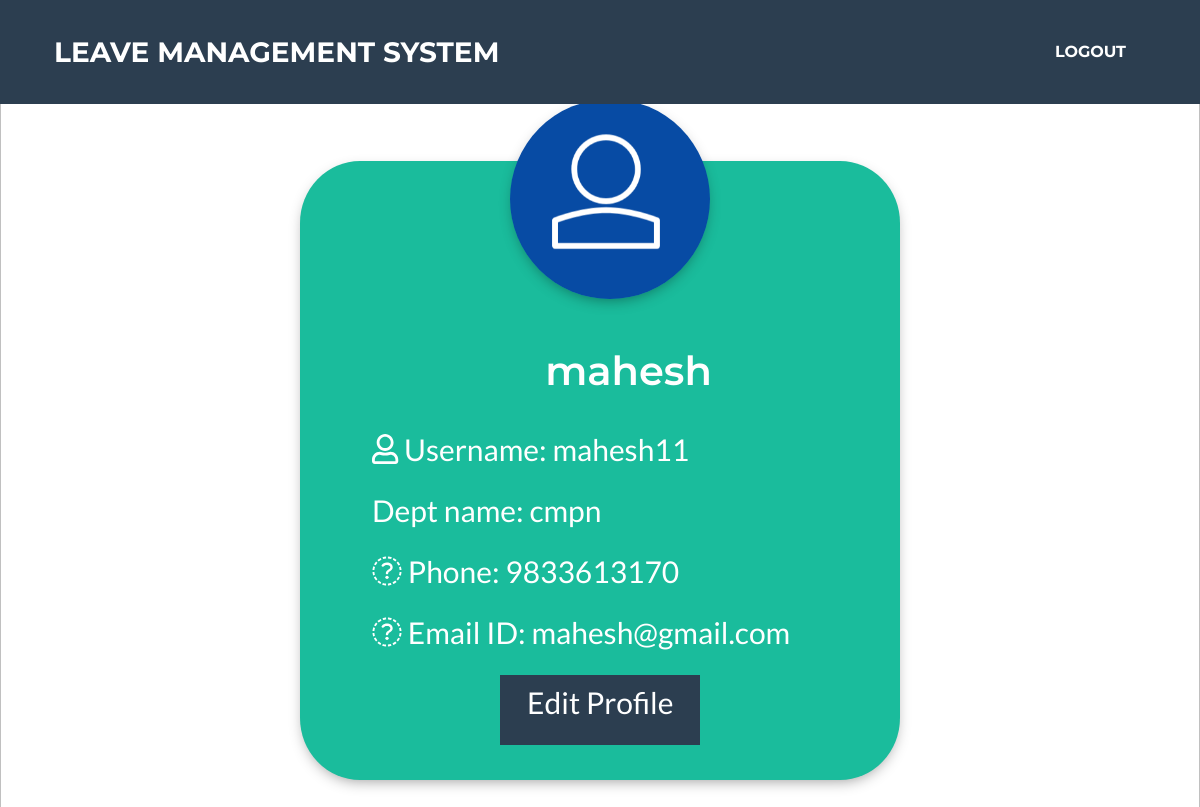
The app's page /classroom/employee/32/ (signed in) with its own data.
### classroom/models.py (models this page shows, shortened)
class Employee(models.Model):
    user = models.OneToOneField(User,on_delete=models.CASCADE,primary_key=True,related_name='Employee')
    name=models.CharField(max_length=250)
    dept_name = models.CharField(max_length=250,null=True)
    email = models.EmailField(max_length=254)
    phone = models.IntegerField()
    class Meta:
        ordering = ['name']

class User(AbstractUser):
    is_employee = models.BooleanField(default=False)
    is_manager = models.BooleanField(default=False)
    is_admin = models.BooleanField(default=False)

### classroom/views.py (the view)
class EmployeeDetailView(LoginRequiredMixin,DetailView):
    context_object_name = "employee"
    model = models.Employee
    template_name = 'classroom/employee_detail_page.html'

### template/classroom/employee_detail_page.html (shortened to what this page needs)
{% extends 'classroom/base.html' %}
{% load static %}
{% block content %}
<head>
  <link rel="stylesheet" href="{% static 'css/newbase.css' %}">
</head>
<div class="profile" style="padding-top:10%;">
  <div class="profile-box">
      <img src="{% static 'images/login-avatar.PNG' %}" alt="">
    <div class="profile-details">
      <h1>{{ employee.name }}</h1>
      <br>
      <p><i class="far fa-user"></i> Username: {{ employee.user.username }}</p>
      <p> Dept name: {{ employee.dept_name }}</p>
      <p><i class="far fa-phone"></i> Phone: {{ employee.phone }}</p>
      <p><i class="far fa-envelope-open-text"></i> Email ID: {{ employee.email }}</p>
      <a href="{% url 'classroom:employee_update' pk=user.pk %}"> <p class="edit-button">Edit Profile</p> </a>
    </div>
  </div>
</div>
{% endblock %}

### static/css/newbase.css (style rules this page uses)
.profile { margin:0; padding: 0; position: absolute; width:100%; height: 100vh; display:flex; justify-content: center; align-items: center; }
.profile img { position: absolute; margin: 0; width: 100%; height: 100%; object-fit: cover; background-attachment: }
.profile-box { width: 600px; margin-top: 20px; background: #1abc9c; position: absolute; padding: 15px; border-radius: 10%; box-shadow: 0 5px 15px -5px #00000070 }
.profile-box img { width: 200px; height: 200px; border-radius: 50%; top: -10%; left: 35%; box-shadow: 0 5px 15px -5px #00000070 }
.profile-details { color: white; margin-top: 30%; margin-left: 10%; }
.profile-details h1 { font-size: 40px; font-weight: 600; text-align: center; }
.profile-details p { font-size: 30px; font-weight: 400; }
.profile-details .edit-button { margin: 20px; margin-left: 25%; height: 70px; width: 200px; text-align: center; background: #2c3e50; text-decoration: none; color: white; padding: 5px; }

### records on screen
Employee: name "mahesh", user.username "mahesh11", dept_name "cmpn", phone "9833613170", email "mahesh@gmail.com"
